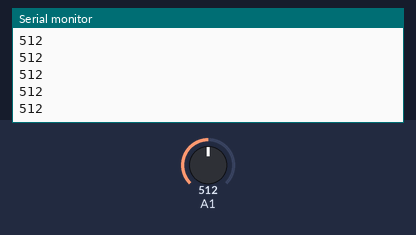
A sketch run on a simulated Arduino Uno, built with avr-gcc and run on an emulated ATmega328P. Shown: the last lines printed to the serial monitor. The inputs (shaded band) are chosen by the test bench; at power-on: A1 = 512.

Above: at 1.2 s.
1.3 s: A1 set to 710
At 2.2 s:
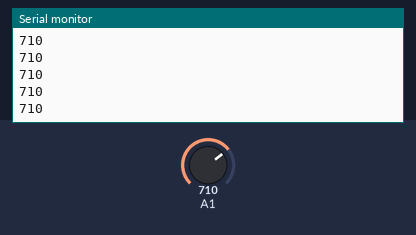
2.8 s: A1 set to 716
At 3.4 s:
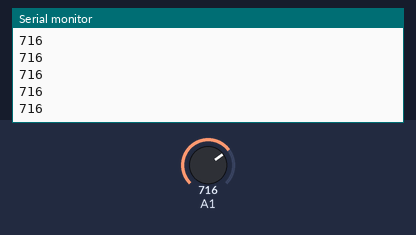
Timing chart, 0 to 5.8 s (numbered marks = the images above; inputs shaded):
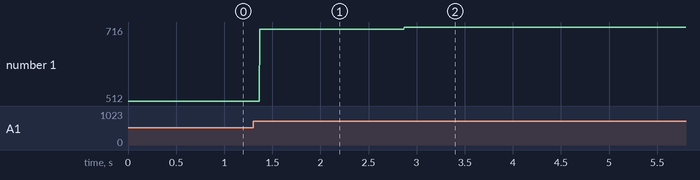

Measured:
- after the input at 1.3 s, the serial monitor: prints a new line after 0.07 s (image 1)
- after the input at 2.8 s, the serial monitor: prints a new line after 0.07 s (image 2)
- plotted number 1: 512 → 710 after the input at 1.3 s, 710 → 716 after the input at 2.8 s

The sketch:

input-output.ino
```cpp
int signal;
int ledpin = 2;

void setup() {
  // put your setup code here, to run once:
  Serial.begin(9600);
}

void loop() {
  // put your main code here, to run repeatedly:
  signal = analogRead(1);
  Serial.println(signal);

  if (signal>=700) //if something is on top of the LDR
    digitalWrite(ledpin, HIGH); //the LED will be ON
  else
    digitalWrite(ledpin, LOW);
}
```
